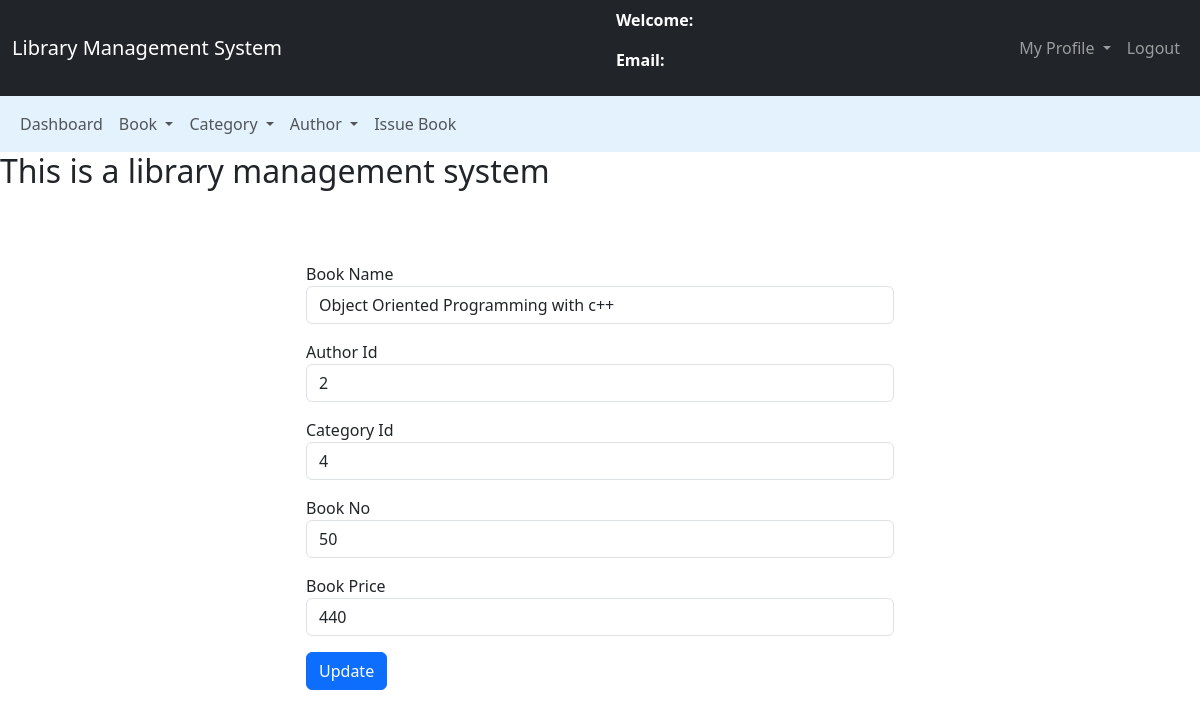
/admin/edit_book.php?book_id=2 (signed in), run on the app's committed database.
### tables this page shows
CREATE TABLE `books` (
  `book_id` int(11) NOT NULL,
  `book_name` varchar(100) NOT NULL,
  `author_id` int(11) NOT NULL,
  `cat_id` int(11) NOT NULL,
  `book_no` int(11) NOT NULL,
  `book_price` int(11) NOT NULL
);

### admin/edit_book.php (the view, shortened to what this page needs)
<?php
require('../connection.php');
$sql="select * from admins where email='$_SESSION[email]'";
$res=mysqli_query($con,$sql);
$row=mysqli_fetch_assoc($res);
?>
<!DOCTYPE html>
<html lang="en">
<head>
    <link href="https://cdn.jsdelivr.net/npm/bootstrap@5.3.0/dist/css/bootstrap.min.css" rel="stylesheet">
    <link rel="stylesheet" href="../style.css">
</head>
<body>
    <nav class="navbar navbar-expand-lg navbar-dark bg-dark">
        <div class="container-fluid">
            <div class="navbar-header">
                <a href="admin_dashboard.php" class="navbar-brand">Library Management System</a>
            </div>
            <div id="user_data">
                <p>Welcome: <?php echo $row['name']?></p>
                <p>Email: <?php echo $row['email']?></p>
            </div>
            <ul class="nav navbar-nav navbar-right">
                <li class="nav-item">
                    <div class="dropdown">
                    <a class="nav-link dropdown-toggle" href="#" role="button" data-bs-toggle="dropdown" aria-expanded="false">
                        My Profile
                    </a>
                    </div>
                </li>
                <li class="nav-item"><a class="nav-link" href="logout.php">Logout</a></li>
            </ul>
        </div>
    </nav>
    <nav class="navbar navbar-expand-lg navbar-light" style="background-color: #e3f2fd">
        <div class="container-fluid">
            <ul class="nav navbar-nav navbar-center">
                <li class="nav-item"><a href="admin_dashboard.php" class="nav-link">Dashboard</a></li>
                <li class="nav-item">
                    <div class="dropdown">
                    <a class="nav-link dropdown-toggle" href="#" role="button" data-bs-toggle="dropdown" aria-expanded="false">
                        Book
                    </a>
                    </div>
                </li>
                <li class="nav-item">
                    <div class="dropdown">
                    <a class="nav-link dropdown-toggle" href="#" role="button" data-bs-toggle="dropdown" aria-expanded="false">
                        Category
                    </a>
                    </div>
                </li>
                <li class="nav-item">
                    <div class="dropdown">
                    <a class="nav-link dropdown-toggle" href="#" role="button" data-bs-toggle="dropdown" aria-expanded="false">
                        Author
                    </a>
                    </div>
                </li>
                <li class="nav-item"><a href="admin_dashboard.php" class="nav-link">Issue Book</a></li>
            </ul>
        </div>
    </nav>
    <span><marquee behavior="" direction=""><h2>This is a library management system</h2></marquee></span>
    <br><br>
    <div class="row">
        <div class="col-md-3"></div>
        <div class="col-md-6">
            <form action="" method="post">
                <?php
                    $bookid=$_GET['book_id'];
                    $sql="select * from books where book_id=$bookid";
                    $res=mysqli_query($con,$sql);
                    $row=mysqli_fetch_assoc($res);
                ?>
                <div class="form-group my-3">
                    <label>Book Name</label>
                    <input type="text" name="book_name" class="form-control" value="<?php echo $row['book_name']?>">
                </div>
                <div class="form-group my-3">
                    <label>Author Id</label>
                    <input type="text" name="author_id" class="form-control" value="<?php echo $row['author_id']?>">
                </div>
                <div class="form-group my-3">
                    <label>Category Id</label>
                    <input type="text" name="cat_id" class="form-control" value="<?php echo $row['cat_id']?>">
                </div>
                <div class="form-group my-3">
                    <label>Book No</label>
                    <input type="text" name="book_no" class="form-control" value="<?php echo $row['book_no']?>">
                </div>
                <div class="form-group my-3">
                    <label>Book Price</label>
                    <input type="text" name="book_price" class="form-control" value="<?php echo $row['book_price']?>">
                </div>
                <button class="btn btn-primary" type="submit" name="submit">Update</button>
            </form>
        </div>
        <div class="col-md-3"></div>
    </div>
</body>
</html>

### style.css (style rules this page uses)
#user_data { color: white; font-weight: bold; }

### data on the page
books: book_name "Object Oriented Programming with c++", author_id "2", cat_id "4", book_no "50", book_price "440"
